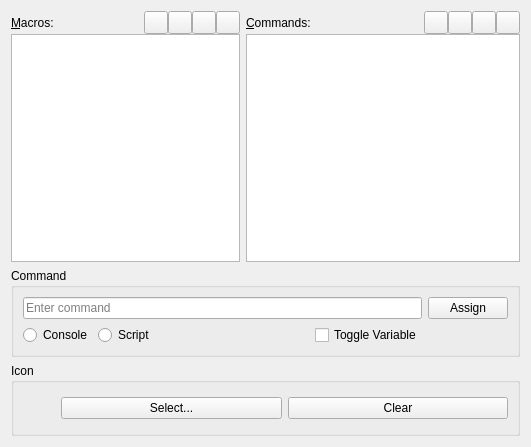
<?xml version="1.0" encoding="UTF-8"?>
<ui version="4.0">
 <class>ToolsConfigPage</class>
 <widget class="QWidget" name="ToolsConfigPage">
  <property name="geometry">
   <rect>
    <x>0</x>
    <y>0</y>
    <width>531</width>
    <height>447</height>
   </rect>
  </property>
  <property name="windowTitle">
   <string>Tools</string>
  </property>
  <layout class="QVBoxLayout" name="verticalLayout_3">
   <item>
    <layout class="QHBoxLayout" name="horizontalLayout_5" stretch="5,6">
     <item>
      <layout class="QVBoxLayout" name="verticalLayout_2">
       <property name="spacing">
        <number>0</number>
       </property>
       <item>
        <widget class="QWidget" name="widget" native="true">
         <layout class="QHBoxLayout" name="horizontalLayout_3">
          <property name="spacing">
           <number>0</number>
          </property>
          <property name="leftMargin">
           <number>0</number>
          </property>
          <property name="topMargin">
           <number>0</number>
          </property>
          <property name="rightMargin">
           <number>0</number>
          </property>
          <property name="bottomMargin">
           <number>0</number>
          </property>
          <item>
           <widget class="QLabel" name="label">
            <property name="text">
             <string>&amp;Macros:</string>
            </property>
            <property name="buddy">
             <cstring>m_macroList</cstring>
            </property>
           </widget>
          </item>
          <item>
           <widget class="QToolButton" name="m_buttonMacroNew">
            <property name="toolTip">
             <string>Create a new macro</string>
            </property>
            <property name="icon">
             <iconset>
              <normaloff>:/Gallery/Add.svg</normaloff>:/Gallery/Add.svg</iconset>
            </property>
           </widget>
          </item>
          <item>
           <widget class="QToolButton" name="m_buttonMacroDelete">
            <property name="toolTip">
             <string>Delete the selected macro</string>
            </property>
            <property name="icon">
             <iconset>
              <normaloff>:/Gallery/Delete.svg</normaloff>:/Gallery/Delete.svg</iconset>
            </property>
           </widget>
          </item>
          <item>
           <widget class="QToolButton" name="m_buttonMacroUp">
            <property name="toolTip">
             <string>Move the selected macro up</string>
            </property>
            <property name="icon">
             <iconset>
              <normaloff>:/Gallery/Goto-next-level.svg</normaloff>:/Gallery/Goto-next-level.svg</iconset>
            </property>
           </widget>
          </item>
          <item>
           <widget class="QToolButton" name="m_buttonMacroDown">
            <property name="toolTip">
             <string>Move the selected macro down</string>
            </property>
            <property name="icon">
             <iconset>
              <normaloff>:/Gallery/Goto-previous-level.svg</normaloff>:/Gallery/Goto-previous-level.svg</iconset>
            </property>
           </widget>
          </item>
         </layout>
        </widget>
       </item>
       <item>
        <widget class="QTreeView" name="m_macroList">
         <property name="rootIsDecorated">
          <bool>false</bool>
         </property>
         <attribute name="headerVisible">
          <bool>false</bool>
         </attribute>
        </widget>
       </item>
      </layout>
     </item>
     <item>
      <layout class="QVBoxLayout" name="verticalLayout">
       <property name="spacing">
        <number>0</number>
       </property>
       <item>
        <widget class="QWidget" name="widget_2" native="true">
         <layout class="QHBoxLayout" name="horizontalLayout_4">
          <property name="spacing">
           <number>0</number>
          </property>
          <property name="leftMargin">
           <number>0</number>
          </property>
          <property name="topMargin">
           <number>0</number>
          </property>
          <property name="rightMargin">
           <number>0</number>
          </property>
          <property name="bottomMargin">
           <number>0</number>
          </property>
          <item>
           <widget class="QLabel" name="label_2">
            <property name="text">
             <string>&amp;Commands:</string>
            </property>
            <property name="buddy">
             <cstring>m_commandList</cstring>
            </property>
           </widget>
          </item>
          <item>
           <widget class="QToolButton" name="m_buttonCommandNew">
            <property name="toolTip">
             <string>Add a new command</string>
            </property>
            <property name="icon">
             <iconset>
              <normaloff>:/Gallery/Add.svg</normaloff>:/Gallery/Add.svg</iconset>
            </property>
           </widget>
          </item>
          <item>
           <widget class="QToolButton" name="m_buttonCommandDelete">
            <property name="toolTip">
             <string>Delete the selected command</string>
            </property>
            <property name="icon">
             <iconset>
              <normaloff>:/Gallery/Delete.svg</normaloff>:/Gallery/Delete.svg</iconset>
            </property>
           </widget>
          </item>
          <item>
           <widget class="QToolButton" name="m_buttonCommandUp">
            <property name="toolTip">
             <string>Move the selected command up</string>
            </property>
            <property name="icon">
             <iconset>
              <normaloff>:/Gallery/Goto-next-level.svg</normaloff>:/Gallery/Goto-next-level.svg</iconset>
            </property>
           </widget>
          </item>
          <item>
           <widget class="QToolButton" name="m_buttonCommandDown">
            <property name="toolTip">
             <string>Move the selected command down</string>
            </property>
            <property name="icon">
             <iconset>
              <normaloff>:/Gallery/Goto-previous-level.svg</normaloff>:/Gallery/Goto-previous-level.svg</iconset>
            </property>
           </widget>
          </item>
         </layout>
        </widget>
       </item>
       <item>
        <widget class="QTreeView" name="m_commandList">
         <property name="rootIsDecorated">
          <bool>false</bool>
         </property>
         <attribute name="headerVisible">
          <bool>false</bool>
         </attribute>
        </widget>
       </item>
      </layout>
     </item>
    </layout>
   </item>
   <item>
    <widget class="QGroupBox" name="groupBox">
     <property name="title">
      <string>Command</string>
     </property>
     <layout class="QGridLayout" name="gridLayout">
      <item row="0" column="0" colspan="4">
       <widget class="QLineEdit" name="m_macroCmd">
        <property name="alignment">
         <set>Qt::AlignLeading|Qt::AlignLeft|Qt::AlignVCenter</set>
        </property>
        <property name="placeholderText">
         <string>Enter command</string>
        </property>
       </widget>
      </item>
      <item row="1" column="0">
       <widget class="QRadioButton" name="m_console">
        <property name="text">
         <string>Console</string>
        </property>
       </widget>
      </item>
      <item row="1" column="1">
       <widget class="QRadioButton" name="m_script">
        <property name="text">
         <string>Script</string>
        </property>
       </widget>
      </item>
      <item row="1" column="3">
       <widget class="QCheckBox" name="m_toggleVar">
        <property name="text">
         <string>Toggle Variable</string>
        </property>
       </widget>
      </item>
      <item row="0" column="4">
       <widget class="QPushButton" name="m_assignCommand">
        <property name="toolTip">
         <string>Assign the current text to the selected command</string>
        </property>
        <property name="text">
         <string>Assign</string>
        </property>
       </widget>
      </item>
      <item row="1" column="2">
       <spacer name="horizontalSpacer">
        <property name="orientation">
         <enum>Qt::Horizontal</enum>
        </property>
        <property name="sizeHint" stdset="0">
         <size>
          <width>40</width>
          <height>20</height>
         </size>
        </property>
       </spacer>
      </item>
     </layout>
    </widget>
   </item>
   <item>
    <layout class="QHBoxLayout" name="horizontalLayout_6" stretch="7">
     <item>
      <widget class="QGroupBox" name="groupBox_3">
       <property name="title">
        <string>Icon</string>
       </property>
       <layout class="QHBoxLayout" name="horizontalLayout">
        <item>
         <widget class="QLabel" name="m_macroIcon">
          <property name="minimumSize">
           <size>
            <width>32</width>
            <height>32</height>
           </size>
          </property>
          <property name="maximumSize">
           <size>
            <width>32</width>
            <height>32</height>
           </size>
          </property>
          <property name="wordWrap">
           <bool>true</bool>
          </property>
         </widget>
        </item>
        <item>
         <widget class="QPushButton" name="m_selectIcon">
          <property name="toolTip">
           <string>Select an icon for the macro</string>
          </property>
          <property name="text">
           <string>Select...</string>
          </property>
         </widget>
        </item>
        <item>
         <widget class="QPushButton" name="m_clearIcon">
          <property name="toolTip">
           <string>Clear the macro icon</string>
          </property>
          <property name="text">
           <string>Clear</string>
          </property>
         </widget>
        </item>
       </layout>
      </widget>
     </item>
    </layout>
   </item>
  </layout>
 </widget>
 <resources>
  <include location="../../Framework/AzQtComponents/AzQtComponents/Components/resources.qrc"/>
 </resources>
 <connections/>
</ui>
